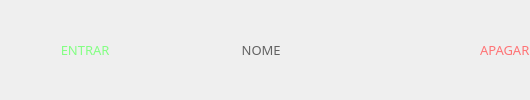
               <widget class="QFrame" name="frame_8">
                <property name="frameShape">
                 <enum>QFrame::NoFrame</enum>
                </property>
                <property name="frameShadow">
                 <enum>QFrame::Raised</enum>
                </property>
                <layout class="QHBoxLayout" name="horizontalLayout_20">
                 <property name="spacing">
                  <number>0</number>
                 </property>
                 <property name="leftMargin">
                  <number>0</number>
                 </property>
                 <property name="topMargin">
                  <number>0</number>
                 </property>
                 <property name="rightMargin">
                  <number>0</number>
                 </property>
                 <property name="bottomMargin">
                  <number>0</number>
                 </property>
                 <item>
                  <widget class="QLabel" name="label_4">
                   <property name="font">
                    <font>
                     <family>Tw Cen MT Condensed Extra Bold</family>
                     <pointsize>10</pointsize>
                     <weight>50</weight>
                     <bold>false</bold>
                    </font>
                   </property>
                   <property name="styleSheet">
                    <string notr="true">color: rgb(131, 255, 131);</string>
                   </property>
                   <property name="text">
                    <string>                  ENTRAR</string>
                   </property>
                  </widget>
                 </item>
                 <item>
                  <widget class="QLabel" name="label_9">
                   <property name="minimumSize">
                    <size>
                     <width>370</width>
                     <height>0</height>
                    </size>
                   </property>
                   <property name="maximumSize">
                    <size>
                     <width>370</width>
                     <height>16777215</height>
                    </size>
                   </property>
                   <property name="font">
                    <font>
                     <family>Tw Cen MT Condensed Extra Bold</family>
                     <pointsize>10</pointsize>
                     <weight>50</weight>
                     <bold>false</bold>
                    </font>
                   </property>
                   <property name="styleSheet">
                    <string notr="true">color: rgb(98, 98, 98);</string>
                   </property>
                   <property name="text">
                    <string>                                       NOME</string>
                   </property>
                  </widget>
                 </item>
                 <item>
                  <widget class="QLabel" name="label_11">
                   <property name="font">
                    <font>
                     <family>Tw Cen MT Condensed Extra Bold</family>
                     <pointsize>10</pointsize>
                     <weight>50</weight>
                     <bold>false</bold>
                    </font>
                   </property>
                   <property name="styleSheet">
                    <string notr="true">color: rgb(255, 115, 117);</string>
                   </property>
                   <property name="text">
                    <string>APAGAR</string>
                   </property>
                  </widget>
                 </item>
                </layout>
               </widget>
